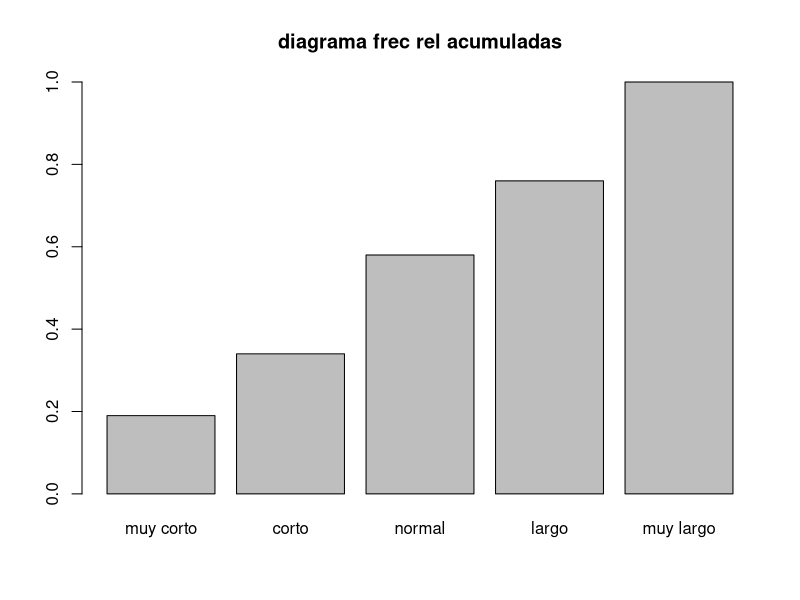
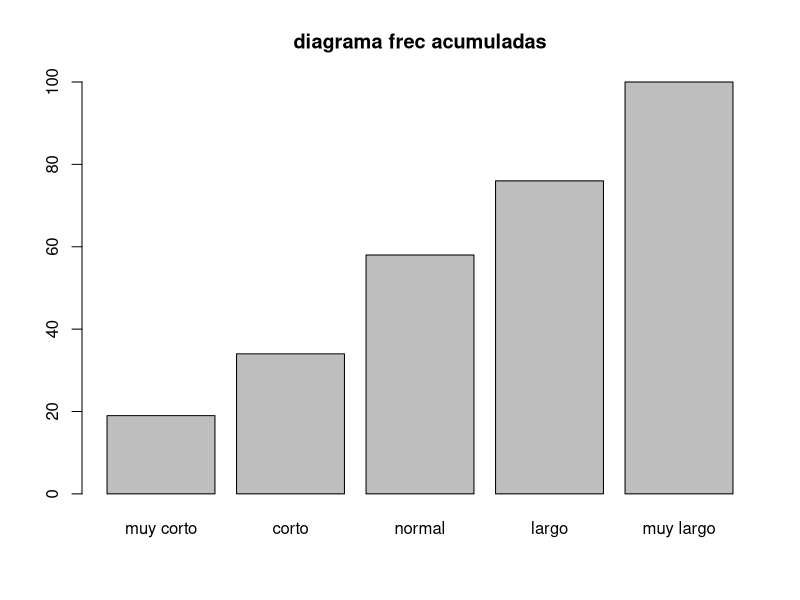
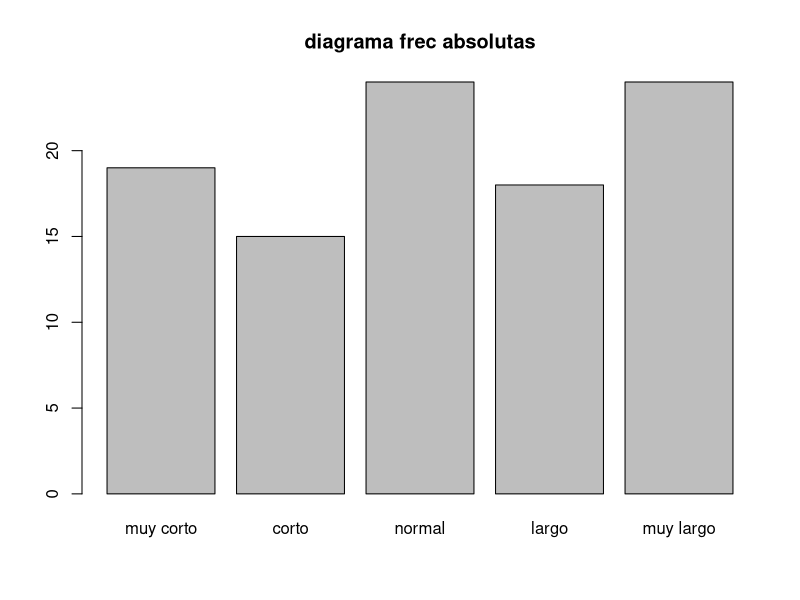
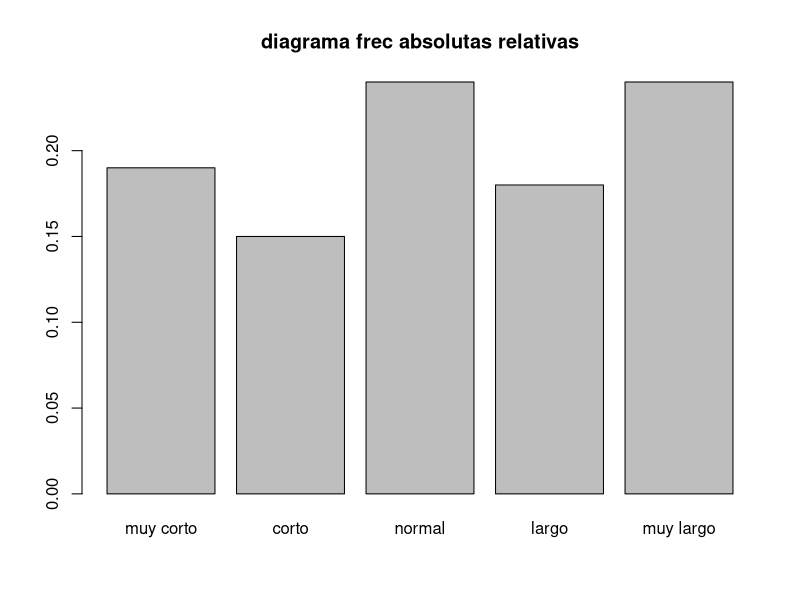

Recreate these plots in R, in order.
## ---- chunk 1
 x = sample(c("muy corto", "corto", "normal" , "largo", "muy largo"), size = 100, replace = T)

# MEJOR METER EN LEVELS EL VECTOR, QUE LA MUESTRA, YA QUE SE REPETIRAN LOS LEVELS
jir = ordered(x, levels = c("muy corto", "corto", "normal" , "largo", "muy largo"))

# fr absoluta
table(jir)

#fr relativa
prop.table(table(jir))

#ACUMULADAS

cumsum(table(jir))

cumsum(prop.table(table(jir)))


## ---- chunk 2

barplot(cumsum(prop.table(table(jir))), main = "diagrama frec rel acumuladas")

## ---- chunk 3

barplot(cumsum(table(jir)), main = "diagrama frec acumuladas")

## ---- chunk 4

barplot((table(jir)), main = "diagrama frec absolutas")

## ---- chunk 5

barplot(prop.table(table(jir)), main = "diagrama frec absolutas relativas")

